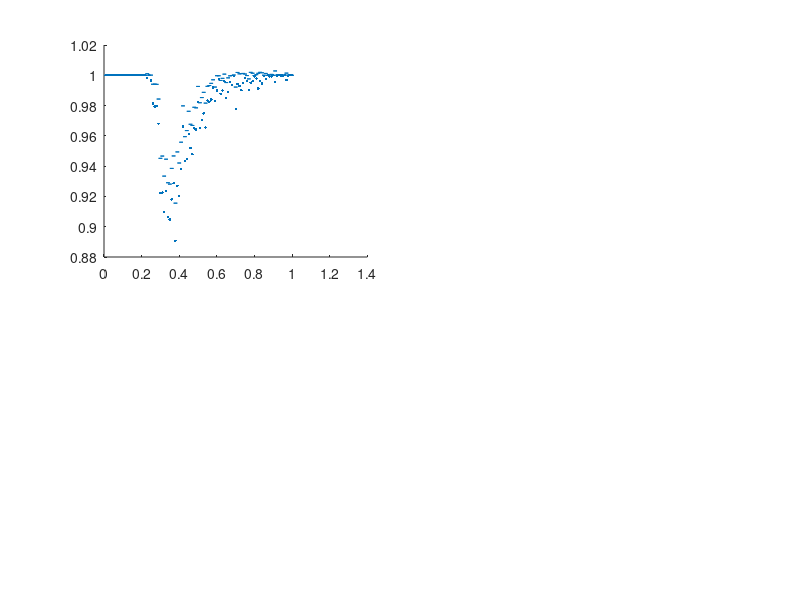

This figure's MATLAB source: (Note: this script raises an error after producing the figure.)
%% Visualization

Colors = lines(7); %load colors
fs = 16; %set font size

ts = tinv([0.05  0.95],100-1);  

figure('Position', [0 1000 1000 2000])

load('Fig4a1.mat')

P1 = zeros(100,1,size(Res,3));

for i = 1:100
    
    range = ((i-1)*100+1):(i*100);
    P1(i,:,:) = max(sum((Res(range,1,:))==1),sum((Res(range,1,:))==0))./100;

end

E1 = std(reshape(P1,100,size(Res,3)))./10;
ER1l = ts(1)*E1;
ER1u = ts(2)*E1;
P1 = mean(reshape(P1,100,size(Res,3)));


load('Fig4a2.mat')

P2 = zeros(100,1,size(Res,3));

for i = 1:100
    
    range = ((i-1)*100+1):(i*100);
    P2(i,:,:) = max(sum((Res(range,1,:))==1),sum((Res(range,1,:))==0))./100;

end

E2 = std(reshape(P2,100,size(Res,3)))./10;
ER2l = ts(1)*E2;
ER2u = ts(2)*E2;
P2 = mean(reshape(P2,100,size(Res,3)));

load('Fig4a3.mat')

P3 = zeros(100,1,size(Res,3));

for i = 1:100
    
    range = ((i-1)*100+1):(i*100);
    P3(i,:,:) = max(sum((Res(range,1,:))==1),sum((Res(range,1,:))==0))./100;

end

E3 = std(reshape(P3,100,size(Res,3)))./10;
ER3l = ts(1)*E3;
ER3u = ts(2)*E3;
P3 = mean(reshape(P3,100,size(Res,3)));


subplot(2,2,1)

hold on

errorbar(linspace(0.01,1,100),P1,ER1l,ER1u,'.','MarkerSize',15)

errorbar(linspace(0,1,101),P2,ER2l,ER2u,'.','MarkerSize',15)

errorbar(linspace(0,1,101),P3,ER3l,ER3u,'.','MarkerSize',15)

ylim([0.79,1.01])
grid on
box on
legend('Number of individuals', 'Mean degree', 'Heterogeneity parameter', 'Location','southeast')
xlabel("Scaled parameter")
ylabel("Proportion")
title("Network topology parameters")
set(gca,'fontname','Palatino','fontsize',fs)







load('Fig4b1.mat')

P1 = zeros(100,1,size(Res,3));

for i = 1:100
    
    range = ((i-1)*100+1):(i*100);
    P1(i,:,:) = max(sum((Res(range,1,:))==1),sum((Res(range,1,:))==0))./100;

end

E1 = std(reshape(P1,100,size(Res,3)))./10;
ER1l = ts(1)*E1;
ER1u = ts(2)*E1;
P1 = mean(reshape(P1,100,size(Res,3)));


load('Fig4b2.mat')

P2 = zeros(100,1,size(Res,3));

for i = 1:100
    
    range = ((i-1)*100+1):(i*100);
    P2(i,:,:) = max(sum((Res(range,1,:))==1),sum((Res(range,1,:))==0))./100;

end

E2 = std(reshape(P2,100,size(Res,3)))./10;
ER2l = ts(1)*E2;
ER2u = ts(2)*E2;
P2 = mean(reshape(P2,100,size(Res,3)));


subplot(2,2,2)


hold on

errorbar(linspace(0,1,101),P1,ER1l,ER1u,'.','MarkerSize',15)

errorbar(linspace(0,1,101),P2,ER2l,ER2u,'.','MarkerSize',15)


ylim([0.79,1.01])
grid on
box on
legend('Number of anticonformists', 'Attributing parameter', 'Location','southeast')
xlabel("Scaled parameter")
ylabel("Proportion")
title("Trait distribution parameters")
set(gca,'fontname','Palatino','fontsize',fs)








%%
figure('Position', [0 1000 1000 2000])

load('Fig4c.mat')

subplot(2,2,[1,2]) %plot cumulative choices with 10000 steps
hold on
for i = 1:5
    if R(i)
        plot(0:t,RCM(:,i),'color',Colors(3,:),'LineWidth',2)
    else
        plot(0:t,RCM(:,i),'color',Colors(1,:),'LineWidth',2)
    end
end

grid on
box on
title("Initial choices produce the same type of cumulative sequences")
xlabel("Step")
ylabel("Cumulative choice")
set(gca,'fontname','Palatino','fontsize',fs)



load('Fig4d.mat')

subplot(2,2,[3,4]) %plot cumulative choices with 10000 steps
hold on
for i = [2,5,8,4,6]
    if R(i)
        plot(0:t,RCM(:,i),'color',Colors(3,:),'LineWidth',2)
        PH =RPH{i};
        nt = length(PH); %number of tail subsequences
        if nt > 1
            xline(PH(1:min(nt,3)),'LineWidth',2) %draw eventual period
        end
    else
        plot(0:t,RCM(:,i),'color',Colors(1,:),'LineWidth',2)
    end
end
ylim([-20000,20000])
grid on
box on
legend('Unpredictable','Predictable','Location','northwest')
title("Initial choices produce different types of cumulative sequences")
xlabel("Step")
ylabel("Cumulative choice")
set(gca,'fontname','Palatino','fontsize',fs)
